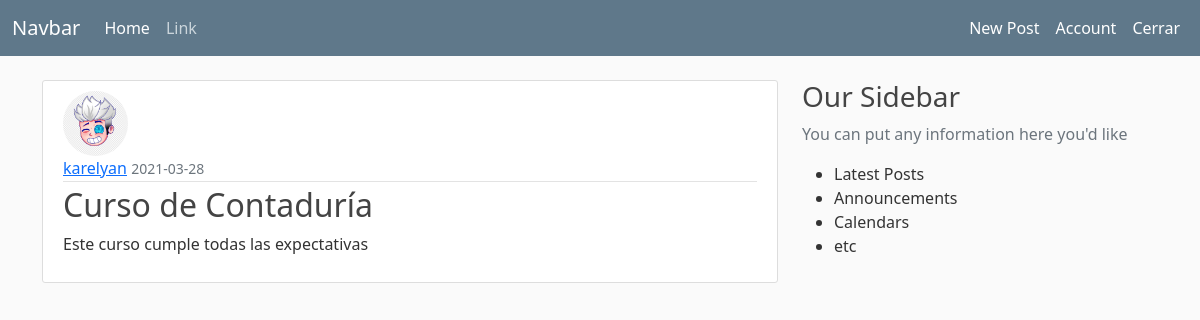
The app's page /post/5 (signed in) with its own data.
### flaskblog/models.py (models this page shows, shortened)
class User(db.Model, UserMixin):
    id = db.Column(db.Integer, primary_key=True)
    username = db.Column(db.String(20), unique=True, nullable=False)
    email = db.Column(db.String(120), unique=True, nullable=False)
    image_file = db.Column(db.String(20), nullable=False, default='avatar_1.png')
    password = db.Column(db.String(60), nullable=False)
    posts = db.relationship('Post', backref='author', lazy=True)

class Post(db.Model):
    id = db.Column(db.Integer, primary_key=True)
    title = db.Column(db.String(100), nullable=False)
    date_post = db.Column(db.DateTime, nullable=False, default=datetime.utcnow)
    content = db.Column(db.Text, nullable=False)
    user_id = db.Column(db.Integer, db.ForeignKey('user.id'), nullable=False)

### flaskblog/routes.py (the view)
@app.route('/post/<int:post_id>')
@login_required
def post(post_id):
    post = Post.query.get_or_404(post_id)
    return render_template('post.html', title=post.title, post=post)

### flaskblog/models.py (called while the page is built)
@login_manager.user_loader
def load_user(user_id):
    return User.query.get(int(user_id))

### flaskblog/templates/post.html (shortened to what this page needs)
{% extends "layout.html" %}
{% block content %}
    <article class="media content-section">
        <img
            src="{{ url_for('static', filename='images/' + post.author.image_file) }}"
            alt=""
            class="rounded-circle article-img"
        >
        <div class="media-body">
            <div class="article-metadata">
                <a href="#" class="mr-2">{{ post.author.username }}</a>
                <small class="text-muted">{{ post.date_post.strftime('%Y-%m-%d') }}</small>
            </div>
            <h2 class="article-title">{{ post.title }}</a></h2>
            <p class="article-content">{{  post.content }}</p>
        </div>
    </article>
{% endblock content %}

### flaskblog/static/main.css (style rules this page uses)
body { background: #fafafa; color: #333333; margin-top: 5rem; }
h1, h2, h3, h4, h5, h6 { color: #444444; }
.content-section { background: #ffffff; padding: 10px 20px; border: 1px solid #dddddd; border-radius: 3px; margin-bottom: 20px; }
.article-title { color: #444444; }
.article-content { white-space: pre-line; }
.article-img { height: 65px; width: 65px; margin-right: 16px; }
.article-metadata { padding-bottom: 1px; margin-bottom: 4px; border-bottom: 1px solid #e3e3e3 }

### records on screen
User: image_file (picture), author.username "karelyan"
Post: date_post "2021-03-28", title "Curso de Contaduría", content "Este curso cumple todas las expectativas"
